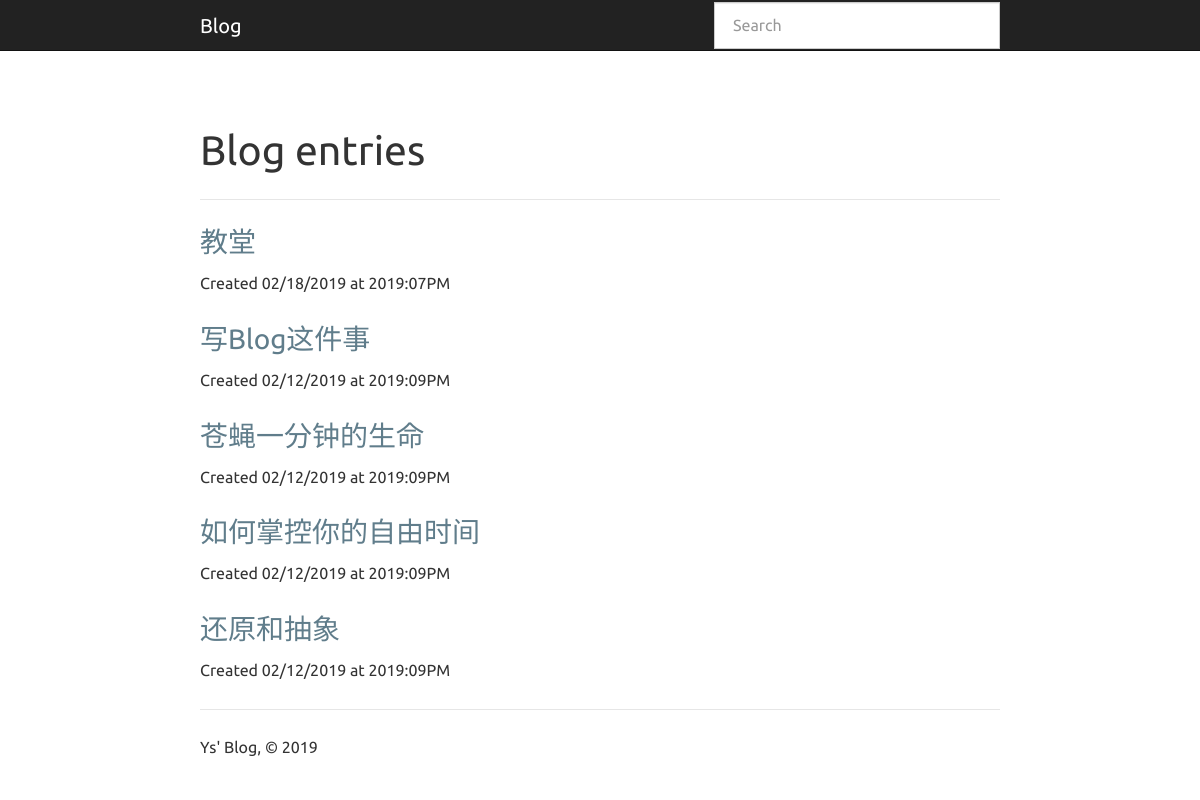
Before: / with the older database file.
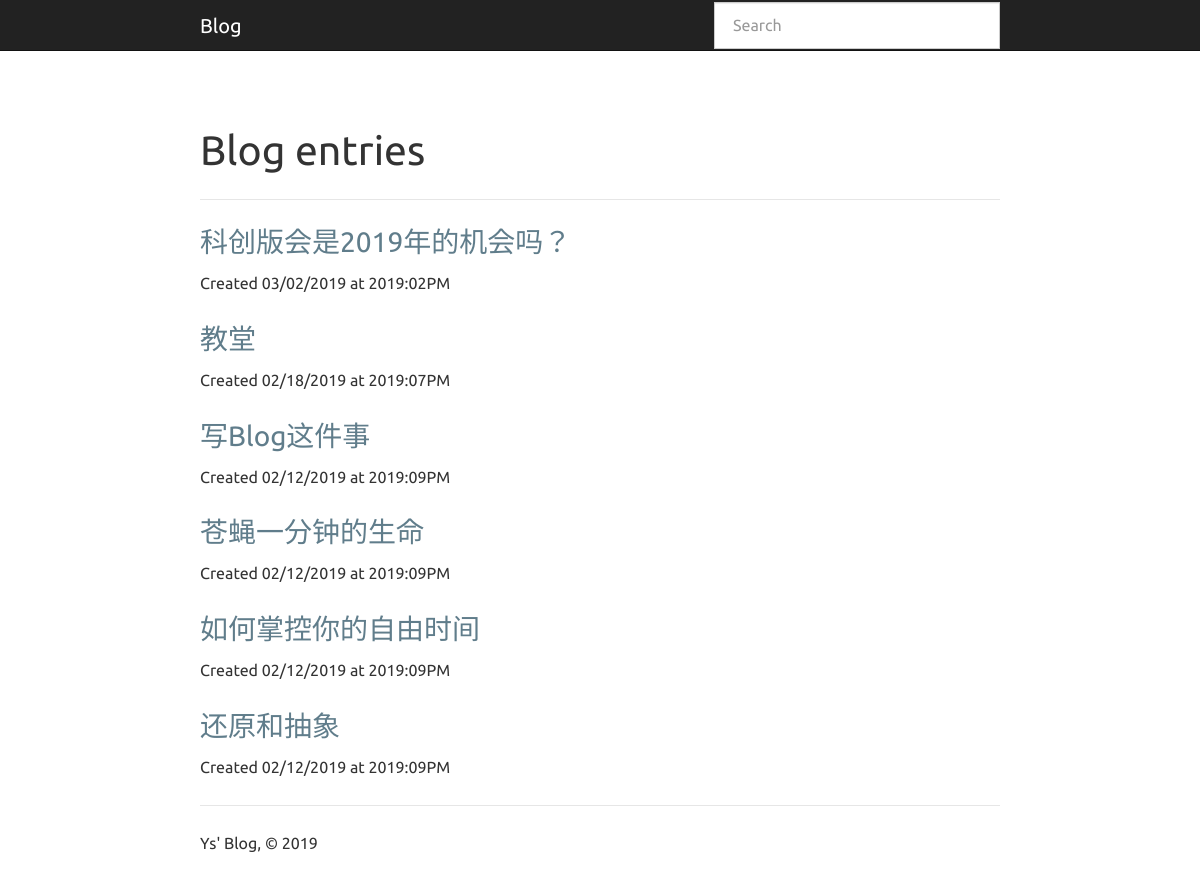
After: the same page with the newer database file.
### app.py (models this page shows, shortened)
class Entry(flask_db.Model):
    title = CharField()
    slug = CharField(unique=True)
    content = TextField()
    published = BooleanField(index=True)
    timestamp = DateTimeField(default=datetime.datetime.now, index=True)
    @classmethod
    def public(cls):
        return Entry.select().where(Entry.published == True)

### app.py (the view)
@app.route('/')
def index():
    search_query = request.args.get('q')
    if search_query:
        query = Entry.search(search_query)
    else:
        query = Entry.public().order_by(Entry.timestamp.desc())
    return object_list(
        'index.html',
        query,
        search=search_query,
        check_bounds=False)

### templates/index.html (shortened to what this page needs)
{% extends "base.html" %}
{% block content_title %}{% if search %}Search "{{ search }}"{% else %}Blog entries{% endif %}{% endblock %}
{% block content %}
  {% for entry in object_list %}
    <h3>
      <a href="{% if entry.published %}{{ url_for('detail', slug=entry.slug) }}{% else %}{{ url_for('edit', slug=entry.slug) }}{% endif %}">
        {{ entry.title }}
      </a>
    </h3>
    <p>Created {{ entry.timestamp.strftime('%m/%d/%Y at %G:%I%p') }}</p>
  {% else %}
    <p>No entries have been created yet.</p>
  {% endfor %}
{% endblock %}

### templates/base.html (shortened to what this page needs)
<!doctype html>
<html>
  <head>
    <link rel=stylesheet type=text/css href="{{ url_for('static', filename='css/blog.min.css') }}" />
    <link rel=stylesheet type=text/css href="{{ url_for('static', filename='css/hilite.css') }}" />
  </head>
  <body>
    <div class="navbar navbar-default navbar-static-top" role="navigation">
      <div class="container">
        <div class="navbar-header">
          <a class="navbar-brand" href="{{ url_for('index') }}">Blog</a>
        </div>
        <div class="navbar-collapse collapse">
          {% block search_bar %}
            <form action="{{ url_for('index') }}" class="navbar-form navbar-right" id="search-form" method="get" role="search">
              <div class="form-group">
                <input class="form-control" name="q" placeholder="Search" type="text" value="{% if search %}{{ search }}{% endif %}">
              </div>
            </form>
          {% endblock %}
        </div>
      </div>
    </div>
    <div class="container">
      {% block page_header %}
        <div class="page-header">
          <h1>{% block content_title %}{% endblock %}</h1>
        </div>
      {% endblock %}
      {% block content %}{% endblock %}
      <footer>
        <hr />
        <p>Ys' Blog, &copy; 2019</p>
      </footer>
    </div>
  </body>
</html>

Changed rows visible on the page:
added Entry: title "科创版会是2019年的机会吗？", timestamp "03/02/2019 at 2019:02PM"
